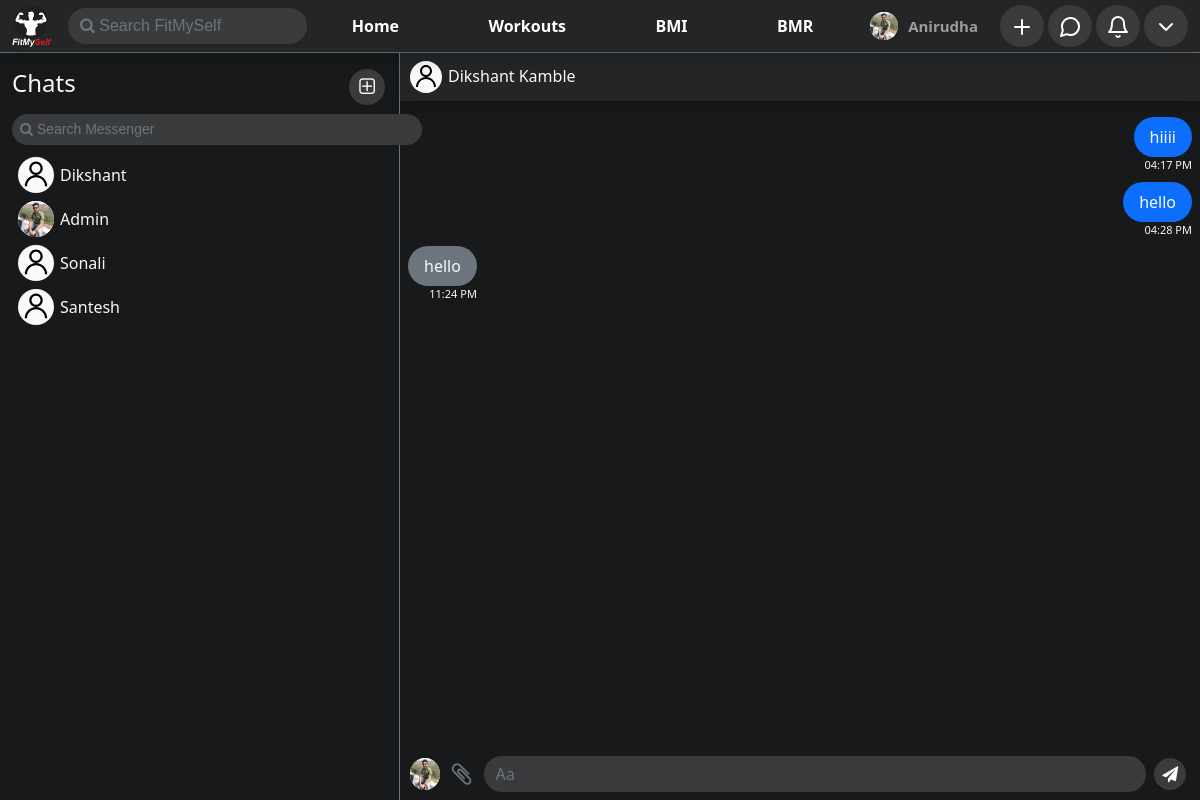
Page /messenger/chat/roomAnirudha.Jadhav.3.Dikshant.Kamble.7 (signed in) on the committed database.
### home/models.py (models this page shows, shortened)
class ProfilePictures(models.Model):
    user = models.ForeignKey(User,on_delete=models.CASCADE,null=True)
    upload_on = models.DateTimeField(default = timezone.now,null=True)
    display_picture = models.ImageField(upload_to=dpPath,null=True,blank=True)

### messenger/models.py (models this page shows, shortened)
class Message(models.Model):
    user = models.ForeignKey(User,on_delete=models.CASCADE)
    room = models.ForeignKey(Room,on_delete=models.CASCADE)
    msg = models.CharField(max_length = 10000)
    media = models.FileField(upload_to=filePath,null=True,blank=True)
    time = models.DateTimeField(default = timezone.now)
    seen = models.BooleanField(default=False)

### messenger/views.py (the view, shortened to what this page needs)
# urls.py: path('chat/<str:name>',views.chat,name='chat'),
def chat(request,name):
    if not request.user.is_authenticated:
        return redirect('/')
    rooms = Room.objects.filter(users=request.user).order_by("-updated")
    chat_room = Room.objects.get(name=name)
    print(chat_room.name)
    users = chat_room.users.all()
    chats = Message.objects.filter(room = chat_room)
    for user in users:
        if user == request.user:
            continue
        else:
            chat_user = user
    user_profile_pic = ProfilePictures.objects.filter(user=chat_user).order_by('-upload_on').first()
    friends = Friend.objects.filter(user= request.user)
    profile_pic = ProfilePictures.objects.filter(user=request.user).order_by('-upload_on').first()
    friends_profile_pics = {}
    room_user_profile_pic = {}
    for friend in friends:
        friends_profile_pics[friend] = ProfilePictures.objects.filter(user = friend.friends.user).order_by('-upload_on').first()
    for room in rooms:
        for user in room.users.all():
            if user.pk is not request.user.pk:
                room_user_profile_pic[user] = ProfilePictures.objects.filter(user = user).order_by("-upload_on").first()
    params = {
        'chat_friends' : friends,
        'friends_profile_pics' : friends_profile_pics,
        'media' : settings.MEDIA_URL,
        'chat_user' : chat_user,
        'user_profile_pic' : user_profile_pic,
        'room_user_profile_pic' : room_user_profile_pic,
        'profile_pic' : profile_pic,
        'chat_room' : chat_room,
        'rooms' : rooms,
        'chats' : chats,
    }
    return render(request,'messenger/index.html',params)

### calculator/context_processor.py (called while the page is built)
def userBmi(request):
    if request.user.is_authenticated:
        try:
            bmi = Bmi.objects.get(user = request.user)
            params = {
                "bmi" : bmi
            }
        except Bmi.DoesNotExist:
            params = {}
    else:
        params = {}
    return params

def userBmr(request):
    if request.user.is_authenticated:
        try:
            bmr = Bmr.objects.get(user = request.user)
            params = {
                "bmr" : bmr
            }
        except Bmr.DoesNotExist:
            params = {}
    else:
        params = {}
    return params

### home/context_processor.py (called while the page is built)
def user_profile(request):
    if request.user.is_authenticated:
        try:
            user = UserExtended.objects.get(user = request.user)
            user_profile = ProfilePictures.objects.filter(user=request.user).order_by("-upload_on").first()
            params = {
                "user" : user,
                "user_profile" : user_profile,
                "media" : settings.MEDIA_URL,
            }
        except ProfilePictures.DoesNotExist:
            params ={}
    else:
        params = {}
    return params

def search(request):
    if request.user.is_authenticated:
        if request.GET.get('search') is not None:
            result = {}
            profile_pics = []
            querry = request.GET.get('search')
            users = User.objects.filter(
                Q(first_name__icontains=querry) |
                Q(last_name__icontains=querry)
            )
            for user in users:
                result[UserExtended.objects.filter(user=user).first()] = ProfilePictures.objects.filter(user=user).order_by("-upload_on").first()
            print(result)
            params = {
                'result' : result,
            }
        else:
            params = {}
    else:
        params = {}
    return params

### home/templatetags/extras.py (called while the page is built)
@register.filter(name="value")
def value(dict,key):
    try:
        return dict[key].display_picture
    except AttributeError:
        return dict[key]

### messenger/templates/messenger/index.html (shortened to what this page needs)
{% extends 'base.html' %}
{% load static %}
{% load humanize %}
{% load extras %}
{% block body %}
<div id="main-div" class="container-fluid">
    <div class="row border-top border-secondary messenger" id="messenger">
        <div class="col-4 border-end border-secondary">
            <div class="chat-head pt-3 pb-2 d-flex justify-content-between">
                <h4 class="text-light">Chats</h4>
                <span class="icon rounded-circle chat-link" style="width: 36px; height: 36px;">
                    <h5 href="#" class="m-0 text-light"><i class="fa fa-plus-square-o"></i></h5>
                </span>
            </div>
            <div class="chat-search">
                <form id="search-form" action="" method="get">
                    <input class="no-outline text-light outline-none form-control form-control-sm rounded-pill me-2 chat-search" name="search" onchange="form.submit()" type="text" placeholder="&#xF002; Search Messenger" style="font-family:Arial, FontAwesome; width: 200%; background-color: #3a3b3c;" aria-label="Search">
                </form>
            </div>
            <div class="chat-contacts p-0 mt-2">
                <ul class="p-0">
                    {% for room in rooms %}
                        {% for u in room.users.all %}
                        {% if u.pk is not request.user.pk %}
                        <li class="text-light">
                            <a href="/messenger/chat/{{room.name}}" class="dropdown-item px-1 text-light d-flex align-items-center justify-content-start">
                                <span class="icon rounded-circle" style="width: 36px; height: 36px;">
                                    <img src="{% if room_user_profile_pic|value:u %}{{media}}{{room_user_profile_pic|value:u}}{% else %}{% static 'images/user.svg' %}{% endif %}" class="rounded-circle bg-light w-100 h-100" alt="">
                                </span>
                                <span class="ms-1">
                                    {{u.first_name}}
                                </span>
                            </a>
                        </li>
                        {% endif %}
                        {% endfor %}
                    {% endfor %}
                </ul>
            </div>
        </div>
        <div class="col-8 p-0" id="message-main">
            <div class="messenger-head shadow m-0 navbar-bg d-flex justify-content-start align-items-center p-2" id="message-head">
                <span class="icon rounded-circle bg-light" style="width: 32px; height: 32px;">
                    <img src="{% if user_profile_pic %}{{media}}{{user_profile_pic.display_picture}}{% else %}{% static 'images/user.svg' %}{% endif %}" class="rounded-circle w-100 h-100" alt="">
                </span>
                <span class="ms-1">
                    <h6 class="text-light mb-0">{{chat_user.first_name}} {{chat_user.last_name}}</h6>
                </span>
            </div>
            <div class="px-2 message-container container-fluid pb-2 py-2" id="message-container">
                {% for chat in chats %}
                <div class="message my-2 {% if chat.user.pk is request.user.pk %}ms-auto {% endif %}" style="width: max-content;">
                    <div class="{% if chat.user.pk is request.user.pk %}bg-primary{% else %}bg-secondary{% endif %} {% if chat.media %} rounded-3 {% else %}rounded-pill px-3 py-2{% endif %}">
                        <p class="text-light m-0">{{chat.msg}}</p>
                    </div>
                    <p class="text-light m-0 text-end" style="font-size: .6875rem;">{{chat.time|date:'h:i A'}}</p>
                </div>
                {% endfor %}
            </div>
            <div class="message-form p-2 d-flex justify-content-start align-items-center w-100" id="message-form">
                <span class="icon rounded-circle bg-light" style="width: 32px; height: 32px;">
                    <img src="{% if profile_pic %}{{media}}{{profile_pic.display_picture}}{% else %}{% static 'images/user.svg' %}{% endif %}" class="rounded-circle" style="width: 100%; height: 100%;" alt="">
                </span>
                <button class="icon rounded-circle ms-1 attachment-btn no-outline" style="width: 32px; height: 32px;" onclick="document.getElementById('attachment').click()">
                    <i class="fa fa-paperclip text-secondary" style="font-size: 25px;"></i>
                </button>
                <form action="/messenger/chat/{{chat_room.name}}" class="mx-1 d-flex align-items-center w-100" method="post" enctype="multipart/form-data">
                    <span style="width :60%">
                        <input type="text"
                        class="message-input no-outline text-light outline-none
                         form-control rounded-pill me-2"
                        name="message" style="width: 100%;" placeholder="Aa">
                    </span>
                    <span>
                        <button class="icon rounded-circle border-0 outline-0 chat-link p-0 ms-2" type="submit" style="width: 32px; height: 32px;">
                            <i class="fa fa-send text-light"></i>
                        </button>
                    </span>
                </form>
            </div>
        </div>
    </div>
</div>
{% endblock body %}

### templates/base.html (shortened to what this page needs)
{% load static %}
{% load humanize %}
{% load extras %}
<!doctype html>
<html lang="en">
<head>
    <link href="https://cdn.jsdelivr.net/npm/bootstrap@5.0.0-beta1/dist/css/bootstrap.min.css" rel="stylesheet"
>
    <link rel="stylesheet" href="https://cdnjs.cloudflare.com/ajax/libs/font-awesome/4.7.0/css/font-awesome.min.css">
</head>
<body style="background-color: #18191a;">
    <nav class="navbar shadow p-0 navbar-expand-lg fixed-top navbar-dark navbar-bg" id="navbar">
        <div class="container-fluid">
            <div class="logo">
                <a class="navbar-brand text-right" href="/"><img src="{% static 'images/logo.png' %}" width="40px"
                        alt="logo"></a>
                <form id="search-form" action="" method="get">
                    <input class="no-outline text-light outline-none form-control rounded-pill me-2" id="search" name="search" onchange="form.submit()" type="text" placeholder="&#xF002; Search FitMySelf" style="font-family:Arial, FontAwesome" aria-label="Search">
                </form>
            </div>
            <div class="collapse navbar-collapse" id="navbarSupportedContent">
                <ul class="navbar-nav mb-2 mb-lg-0" id="main-nav">
                    <li class="nav-item">
                        <a href="/" class="navbar-link rounded nav-link {% if request.get_full_path == '/' %} nav-active {% endif %}">Home</a>
                    </li>
                    <li class="nav-item">
                        <a href="/workout" class="navbar-link rounded nav-link {% if request.get_full_path == '/workout/' %} nav-active {% endif %}">Workouts</a>
                    </li>
                    <li class="nav-item">
                        <a href="/calculator/bmi_calculator" class="navbar-link rounded nav-link {% if request.get_full_path == '/calculator/bmi_calculator' %} nav-active {% endif %}">BMI</a>
                    </li>
                    <li class="nav-item">
                        <a href="/calculator/bmr_calculator" class="navbar-link rounded nav-link {% if request.get_full_path == '/calculator/bmr_calculator' %} nav-active {% endif %}">BMR</a>
                    </li>
                </ul>
                {% if request.user.is_authenticated %}
                <ul class="navbar-nav mb-2 mb-lg-0" id="secondary-nav" onresize="changeSize()">
                    <li class="nav-item rounded-pill px-2 profile-name {% if request.get_full_path == '/'|addstr:request.user.slug %}nav-active{% endif %}" style="width: max-content;">
                        <div class="d-flex my-auto h-100  justify-content-between align-items-center">
                            <span class="icon rounded-circle bg-light">
                                <img src="{% if user_profile %}{{media}}{{user_profile.display_picture}}{% else %}{% static 'images/user.svg' %}{% endif %}"
                                    class="rounded-circle" style="width: 100%; height: 100%;" alt="">
                            </span>
                            <a href="/user/{{user.slug}}" class="nav-link py-0" style="font-size: .9375rem; font-weight: 600;">
                                {{request.user.first_name}}
                            </a>
                        </div>
                    </li>
                    <li class="nav-item dropdown">
                        <span class="icon w-100 h-100 basic-nav rounded-circle">
                            <a href="#" class="nav-link" id="add" role="button" data-bs-toggle="dropdown" aria-expanded="false">
                                <img src="{% static 'images/plus.svg' %}" class="w-100 h-100" alt="">
                            </a>
                        </span>
                    </li>
                    <li class="nav-item">
                        <span class="icon w-100 h-100 basic-nav rounded-circle">
                            <a class="nav-link" href="/messenger" id="messengerDropdown" role="button">
                                <img src="{% static 'images/mess.svg' %}" class="w-100 h-100" style="height: 100%; width: 100%;" alt="">
                            </a>
                        </span>
                    </li>
                    <li class="nav-item dropdown">
                        <span class="icon w-100 h-100 basic-nav rounded-circle">
                            <a class="nav-link" href="#" id="notificationDropdown" role="button" data-bs-toggle="dropdown" aria-expanded="false">
                                <img src="{% static 'images/bell.svg' %}" style="width: 100%; height: 100%;" alt="">
                            </a>
                        </span>
                    </li>
                    <li class="nav-item">
                        <span class="dropdown icon w-100 h-100 basic-nav rounded-circle">
                            <a class="nav-link" id="profileDropdown" href="#" role="button" id="profileDropdown"
                                data-bs-toggle="dropdown" aria-expanded="false">
                                <img src="{% static 'images/chevron-down.svg' %}" style="width: 100%; height: 100%;"
                                    alt="">
                            </a>
                        </span>
                    </li>
                </ul>
                {% endif %}
            </div>
        </div>
    </nav>
    {% block body %}
    {% endblock body %}
</body>
</html>

### templates/base.html (style rules this page uses)
.navbar-bg { background-color: #242526; }
.navbar-link { color: white !important; font-weight: bold !important; }
.logo { outline: none !important; display: flex; justify-content: space-between; align-items: center; width: max-content; }
.logo input { background-color: #3a3b3c; border: none; outline: none !important; }
#search-form { width: max-content; }
#main-nav { margin: 0 auto; display: flex; justify-content: space-around; }
#secondary-nav { width: max-content; }
#secondary-nav li { margin: 0 2px; }
.icon { margin: 0 2px; height: 28px; width: 28px; display: flex; align-items: center; justify-content: center; }
.basic-nav { color: white; background-color: #3a3b3c; }

### messenger/templates/messenger/index.html (style rules this page uses)
.chat-link { color: white; background-color: #3a3b3c; }
.chat-search { border: none; outline: none; }
.messenger { height: 100vh; }
#main-div { position: fixed; }
.chat-contacts { height: 100vh; width: 100%; overflow-y: auto; }
.message-container { overflow-y: auto; height: 100vh; }
.message-form { position: fixed; bottom: 0; }
.message-input { background-color: #3a3b3c; border: none; outline: none; }
.attachment-btn { color: #3a3b3c; border: none; outline: none; text-decoration: none; background-color: #18191a; }
.message { width: max-content; max-width: 250px; max-height: 250px; }

### rows in the picture
ProfilePictures: display_picture (picture)
Message: msg "hiiii", time "04:17 PM"
Message: msg "hello", time "04:28 PM"
Message: msg "hello", time "11:24 PM"

### other values in the picture
{{ request.user.first_name }} "Anirudha"
{{ u.first_name }} "Dikshant"
{{ u.first_name }} "Admin"
{{ u.first_name }} "Sonali"
{{ u.first_name }} "Santesh"
{{ chat_user.first_name }} "Dikshant"
{{ chat_user.last_name }} "Kamble"
